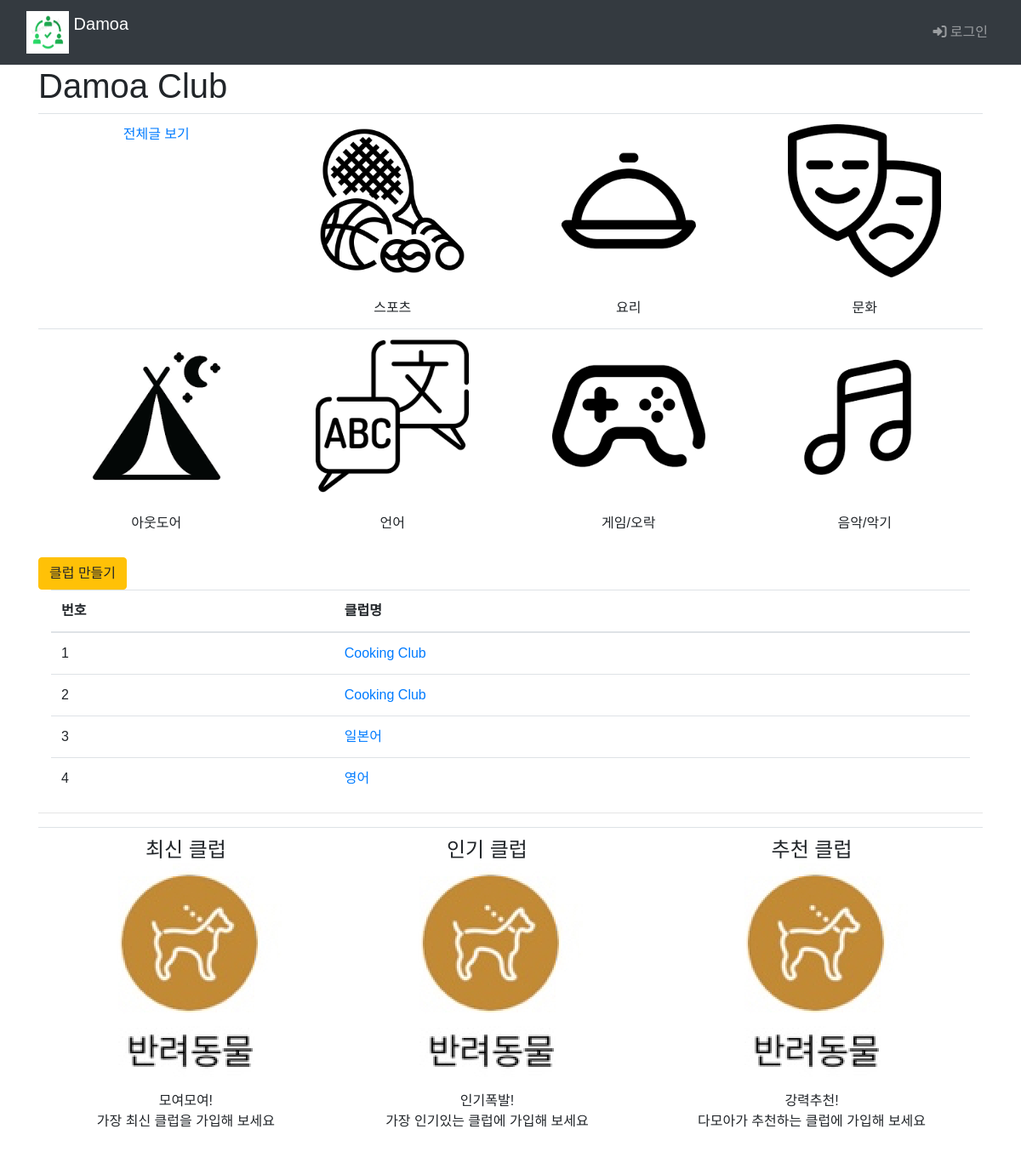
/main/, run on the app's committed database.
### main/models.py (models this page shows, shortened)
class Club(models.Model):
    class category(models.TextChoices):
        from django.utils.translation import gettext_lazy as _
        COOK = 'CK', _('Cook')
        CULTURE = 'CT', _('Culture')
        GAME = 'GA', _('Game')
        LANGUAGE = 'LA', _('Language')
        MUSIC = 'MU', _('Music')
        OUTDOOR = 'OD', _('Outdoor')
        SPORTS = 'SP', _('Sports')
    category = models.CharField(
        max_length=10,
        choices = category.choices,
        null=True
    )
    name=models.TextField('클럽이름')

### main/views.py (the view)
# urls.py: path("", include('main.urls')),  # / 페이지에 해당하는 urlpatterns
def main(request):
    club_list=Club.objects.order_by('-id')
    context={'club_list':club_list}
    return render(request, 'main/main.html', context)

### templates/main/main.html (shortened to what this page needs)
{% extends 'base.html' %}
{% load static %}
{% block content %}
  <div class="container">
    <h1>Damoa Club</h1>
    <table class="table">
      <tbody style="text-align: center;">
          <tr>
            <td>
              <a class="club-link" href="{% url 'main:board_list'%}">전체글 보기</a>
            </td>
          <td>
            <a href="#" style="display: block;">
              <img src="{% static 'img/gallery/sports.png' %}" style="width: 180px; height: auto;">
            </a>
            <br>스포츠
          </td>
          <td>
            <a href="#" style="display: block;">
              <img class="club" src="{% static 'img/gallery/cook.png' %}" style="width: 180px; height: auto;">
            </a>
            <br>요리
          </td>
          <td>
            <a href="#" style="display: block;">
              <img class="club" src="{% static 'img/gallery/culture.png' %}" style="width: 180px; height: auto;">
            </a>
            <br>문화
          </td>
        </tr>
        <tr>
          <td>
            <a href="#" style="display: block;">
              <img class="club" src="{% static 'img/gallery/outdoor.png' %}" style="width: 180px; height: auto;">
            </a>
            <br>아웃도어
          </td>
          <td>
            <a href="#" style="display: block;">
              <img class="club" src="{% static 'img/gallery/language.png' %}" style="width: 180px; height: auto;">
            </a>
            <br>언어
          </td>
          <td>
            <a href="#" style="display: block;">
              <img class="club" src="{% static 'img/gallery/game.png' %}" style="width: 180px; height: auto;">
            </a>
            <br>게임/오락
          </td>
          <td>
            <a href="#" style="display: block;">
              <img class="club" src="{% static 'img/gallery/music.png' %}" style="width: 180px; height: auto;">
            </a>
            <br>음악/악기
          </td>
        </tr>
      </tbody>
    </table>
    <div>
      <a href="{%url 'main:club_create' %}" class="btn btn-warning">클럽 만들기</a>
      <div class="container">
        <table class="table">
          <thead>
            <tr class="thead-blue">
              <th>번호</th>
              <th>클럽명</th>
            </tr>
          </thead>
          <tbody>
            {% if club_list %}
              {%for club in club_list%}
                <tr>
                  <td>{{forloop.counter}}</td>
                  <td>
                    <a href="#">{{club.name}}</a>
                  </td>
                </tr>
                {%endfor%}
                {%else%}
                <tr>
                  게시글이 없습니다.
                </tr>
                {%endif%}
              </tbody>
            </table>
          </div>
        </div>
              <hr style="color: black; size: 3px;">
            <table class="table" style="text-align: center;">
              <td>
                  <div>
                    <div class="icon-box">
                      <h4>최신 클럽<br>
                  <a href="" style="display: block;">
                    <img src="{% static 'img/pet.png' %}"></a>
                </h4>
                      <p>모여모여!<br>가장 최신 클럽을 가입해 보세요</p>
                    </div>
                  </div>
              </td>
              <td>
                  <div>
                    <div class="icon-box">
                      <h4>인기 클럽<br>
                  <a href="" style="display: block;">
                    <img src="{% static 'img/pet.png' %}"></a>
                </h4>
                      <p>인기폭발!<br>가장 인기있는 클럽에 가입해 보세요</p>
                    </div>
                  </div>
              </td>
              <td>
                  <div>
                    <div class="icon-box">
                      <h4>추천 클럽<br>
                  <a href="" style="display: block;">
                    <img src="{% static 'img/pet.png' %}"></a>
                </h4>
                      <p>강력추천!<br>다모아가 추천하는 클럽에 가입해 보세요</p>
                    </div>
                  </div>
              </td>
            </table>
            {% endblock %}

### static/style.css (style rules this page uses)
* { font-family: 'Noto Sans KR', sans-serif; }

### data on the page
Club: name "Cooking Club"
Club: name "Cooking Club"
Club: name "일본어"
Club: name "영어"
